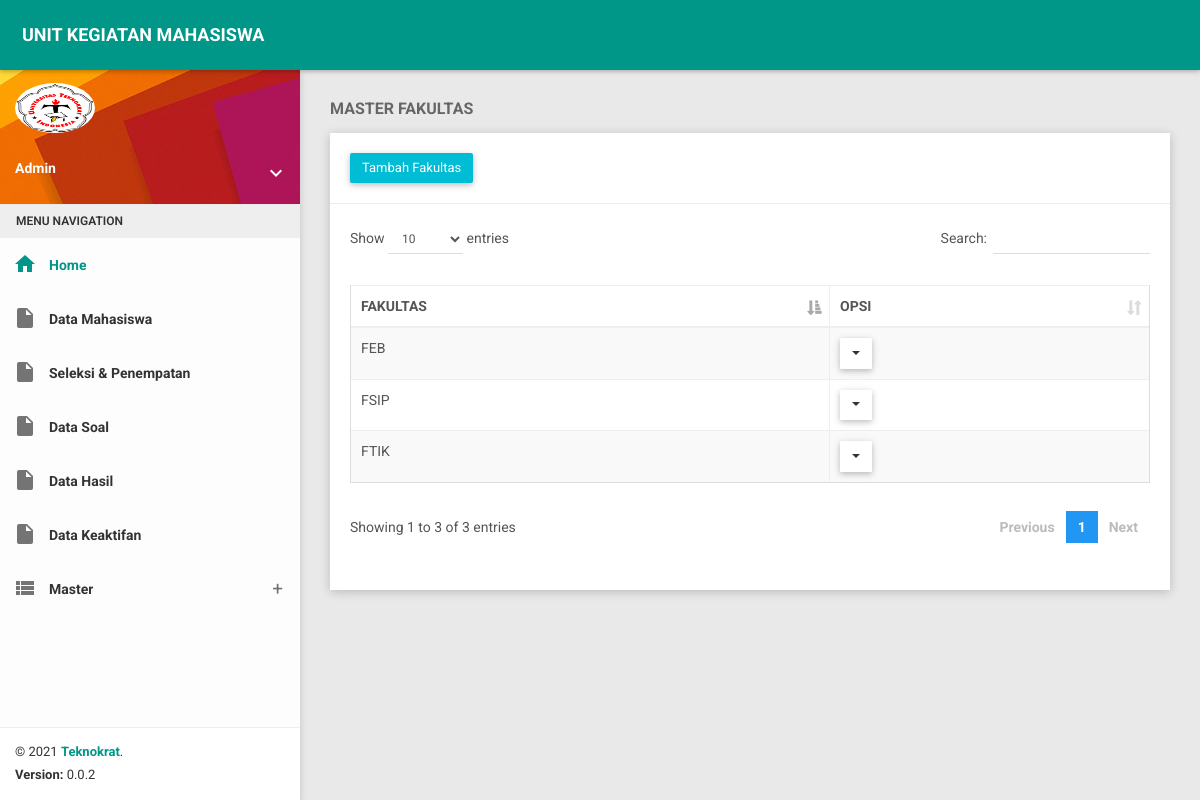
Screenshot of /index.php/admin/master_fakultas with the database file from the repository.
### tables this page shows
CREATE TABLE `tbl_fakultas` (
  `id_fakultas` int(10) NOT NULL,
  `fakultas` varchar(100) NOT NULL
);

### application/controllers/Admin.php (called while the page is built, shortened)
<?php
class Admin extends CI_Controller {
	function __construct(){
		$this->load->model('master');
		$this->load->helper('tglid');
		$this->load->library('ciqrcode');
	}
	public function master_fakultas()
	{
		$data['judul'] = 'ADMIN || MASTER FAKULTAS';
		$data['nama'] = $this->session->userdata('nama');
		$data['nik'] = $this->session->userdata('nik');
		$data['id_admin'] = $this->session->userdata('id_admin');
		$this->load->view('admin/header', $data);
		$data['tampil_fakultas'] = $this->master->tampil_fakultas();
		$this->load->view('admin/master_fakultas', $data);
		$this->load->view('admin/footer');
	}
}

### index.php (called while the page is built, shortened)
<?php
require_once BASEPATH.'core/CodeIgniter.php';

### application/models/Master.php (called while the page is built, shortened)
<?php defined('BASEPATH') OR exit('No direct script access allowed');
class master extends CI_Model{
	public function tampil_fakultas()
	{
		$jalan = $this->db->query("SELECT * FROM `tbl_fakultas`");
		return $jalan->result();
	}
}

### application/views/admin/master_fakultas.php (the view, shortened to what this page needs)
<section class="content">
        <div class="container-fluid">
            <div class="block-header">
                <h2>
                   <b> MASTER FAKULTAS </b>
                </h2>
            </div>
            <div class="row clearfix">
                <div class="col-lg-12 col-md-12 col-sm-12 col-xs-12">
                    <div class="card">
                        <div class="header">
                           <button type="button" data-toggle="modal" data-target="#cari" class="btn bg-cyan waves-effect">Tambah Fakultas</button>
                            <ul class="header-dropdown m-r--5">
                            </ul>
                        </div>
                        <div class="body table-responsive">
                            <table class="table table-bordered table-striped table-hover js-basic-example dataTable">
                                <thead>
                                    <tr>
                                        <th>FAKULTAS</th>
                                        <th>OPSI</th>
                                    </tr>
                                </thead>
                                <tbody>
								<?php foreach($tampil_fakultas as $v) { ?>
                                     <tr>
                                        <td><?php echo $v->fakultas; ?></td>
                                        <td>
										<div class="btn-group">
                                    <button type="button" class="btn btn-default dropdown-toggle" data-toggle="dropdown" aria-haspopup="true" aria-expanded="true">
                                        <span class="caret"></span>
                                    </button>
                                </div>
										</td>
                                    </tr>
								<?php } ?>
                                </tbody>
                            </table>
                        </div>
                    </div>
                </div>
            </div>
        </div>
    </section>

### rows the page displays
tbl_fakultas: fakultas "FTIK"
tbl_fakultas: fakultas "FSIP"
tbl_fakultas: fakultas "FEB"
